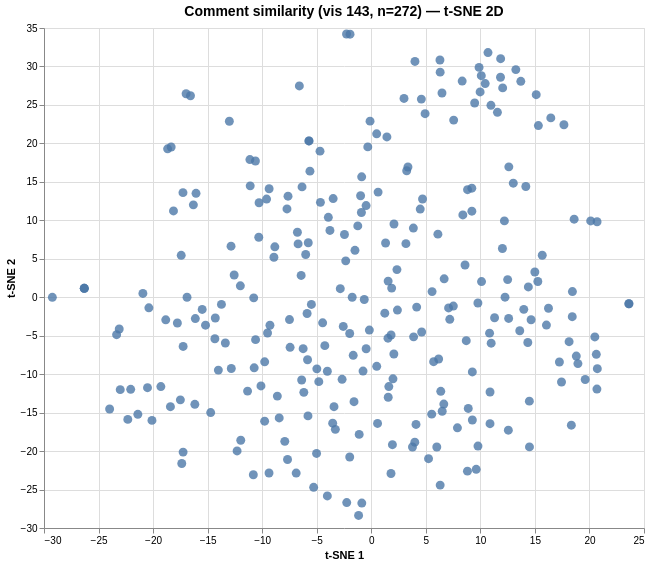

Source (Vega-Lite JSON):
### Vega specification from a JSON file in a GitHub repository (floating-point values rounded to 4 significant figures; data arrays with more than 128 entries replaced by an {"elided": "..."} marker saying what was removed)
{"$schema": "https://vega.github.io/schema/vega/v6.json", "data": [{"name": "param_1e9efca18e7a2868_store"}, {"name": "source_0", "values": {"elided": "272 records"}}, {"name": "source_0_x_domain_dim_1", "values": [{"min": -29.23, "max": 23.62}]}, {"name": "source_0_y_domain_dim_2", "values": [{"min": -28.37, "max": 34.22}]}], "signals": [{"name": "unit", "value": {}, "on": [{"events": "pointermove", "update": "isTuple(group()) ? group() : unit"}]}, {"name": "param_1e9efca18e7a2868", "update": "vlSelectionResolve(\"param_1e9efca18e7a2868_store\", \"union\")"}, {"name": "param_1e9efca18e7a2868_dim_1", "on": [{"events": [{"source": "view", "type": "dblclick"}], "update": "null"}, {"events": {"signal": "param_1e9efca18e7a2868_translate_delta"}, "update": "panLinear(param_1e9efca18e7a2868_translate_anchor.extent_x, -param_1e9efca18e7a2868_translate_delta.x / width)"}, {"events": {"signal": "param_1e9efca18e7a2868_zoom_delta"}, "update": "zoomLinear(domain(\"x\"), param_1e9efca18e7a2868_zoom_anchor.x, param_1e9efca18e7a2868_zoom_delta)"}]}, {"name": "param_1e9efca18e7a2868_dim_2", "on": [{"events": [{"source": "view", "type": "dblclick"}], "update": "null"}, {"events": {"signal": "param_1e9efca18e7a2868_translate_delta"}, "update": "panLinear(param_1e9efca18e7a2868_translate_anchor.extent_y, param_1e9efca18e7a2868_translate_delta.y / height)"}, {"events": {"signal": "param_1e9efca18e7a2868_zoom_delta"}, "update": "zoomLinear(domain(\"y\"), param_1e9efca18e7a2868_zoom_anchor.y, param_1e9efca18e7a2868_zoom_delta)"}]}, {"name": "param_1e9efca18e7a2868_tuple", "on": [{"events": [{"signal": "param_1e9efca18e7a2868_dim_1 || param_1e9efca18e7a2868_dim_2"}], "update": "param_1e9efca18e7a2868_dim_1 && param_1e9efca18e7a2868_dim_2 ? {unit: \"\", fields: param_1e9efca18e7a2868_tuple_fields, values: [param_1e9efca18e7a2868_dim_1,param_1e9efca18e7a2868_dim_2]} : null"}]}, {"name": "param_1e9efca18e7a2868_tuple_fields", "value": [{"field": "dim_1", "channel": "x", "type": "R"}, {"field": "dim_2", "channel": "y", "type": "R"}]}, {"name": "param_1e9efca18e7a2868_translate_anchor", "value": {}, "on": [{"events": [{"source": "scope", "type": "pointerdown"}], "update": "{x: x(unit), y: y(unit), extent_x: domain(\"x\"), extent_y: domain(\"y\")}"}]}, {"name": "param_1e9efca18e7a2868_translate_delta", "value": {}, "on": [{"events": [{"source": "window", "between": [{"source": "scope", "type": "pointerdown"}, {"source": "window", "type": "pointerup"}], "type": "pointermove", "consume": true}], "update": "{x: param_1e9efca18e7a2868_translate_anchor.x - x(unit), y: param_1e9efca18e7a2868_translate_anchor.y - y(unit)}"}]}, {"name": "param_1e9efca18e7a2868_zoom_anchor", "on": [{"events": [{"source": "scope", "type": "wheel", "consume": true}], "update": "{x: invert(\"x\", x(unit)), y: invert(\"y\", y(unit))}"}]}, {"name": "param_1e9efca18e7a2868_zoom_delta", "on": [{"events": [{"source": "scope", "consume": true, "type": "wheel"}], "update": "pow(1.001, event.deltaY * pow(16, event.deltaMode))", "force": true}]}, {"name": "param_1e9efca18e7a2868_modify", "on": [{"events": {"signal": "param_1e9efca18e7a2868_tuple"}, "update": "modify(\"param_1e9efca18e7a2868_store\", param_1e9efca18e7a2868_tuple, true)"}]}], "marks": [{"type": "symbol", "name": "marks", "from": {"data": "source_0"}, "encode": {"update": {"fill": {"value": "#4c78a8"}, "tooltip": {"signal": "{\"Comment #\": format(datum[\"index\"], \"\"), \"Comment\": isValid(datum[\"comment\"]) ? datum[\"comment\"] : \"\"+datum[\"comment\"]}"}, "opacity": {"value": 0.8}, "x": {"field": "dim_1", "scale": "x"}, "size": {"value": 80}, "shape": {"value": "circle"}, "y": {"field": "dim_2", "scale": "y"}}}, "clip": true, "style": ["circle"], "interactive": true}], "scales": [{"name": "x", "type": "linear", "domain": [{"signal": "(data(\"source_0_x_domain_dim_1\")[0] || {}).min"}, {"signal": "(data(\"source_0_x_domain_dim_1\")[0] || {}).max"}], "range": [0, {"signal": "width"}], "zero": true, "nice": true, "domainRaw": {"signal": "param_1e9efca18e7a2868[\"dim_1\"]"}}, {"name": "y", "type": "linear", "domain": [{"signal": "(data(\"source_0_y_domain_dim_2\")[0] || {}).min"}, {"signal": "(data(\"source_0_y_domain_dim_2\")[0] || {}).max"}], "range": [{"signal": "height"}, 0], "domainRaw": {"signal": "param_1e9efca18e7a2868[\"dim_2\"]"}, "nice": true, "zero": true}], "axes": [{"scale": "x", "aria": false, "zindex": 0, "tickCount": {"signal": "ceil(width/40)"}, "gridScale": "y", "labels": false, "grid": true, "orient": "bottom", "maxExtent": 0, "ticks": false, "domain": false, "minExtent": 0}, {"scale": "y", "gridScale": "x", "orient": "left", "maxExtent": 0, "tickCount": {"signal": "ceil(height/40)"}, "grid": true, "labels": false, "minExtent": 0, "zindex": 0, "ticks": false, "domain": false, "aria": false}, {"scale": "x", "grid": false, "labelOverlap": true, "tickCount": {"signal": "ceil(width/40)"}, "zindex": 0, "orient": "bottom", "title": "t-SNE 1", "labelFlush": true}, {"scale": "y", "title": "t-SNE 2", "orient": "left", "labelOverlap": true, "zindex": 0, "grid": false, "tickCount": {"signal": "ceil(height/40)"}}], "title": {"text": "Comment similarity (vis 143, n=272) — t-SNE 2D", "fontSize": 14, "frame": "group"}, "background": "white", "width": 600, "style": "cell", "height": 500, "padding": 5}
